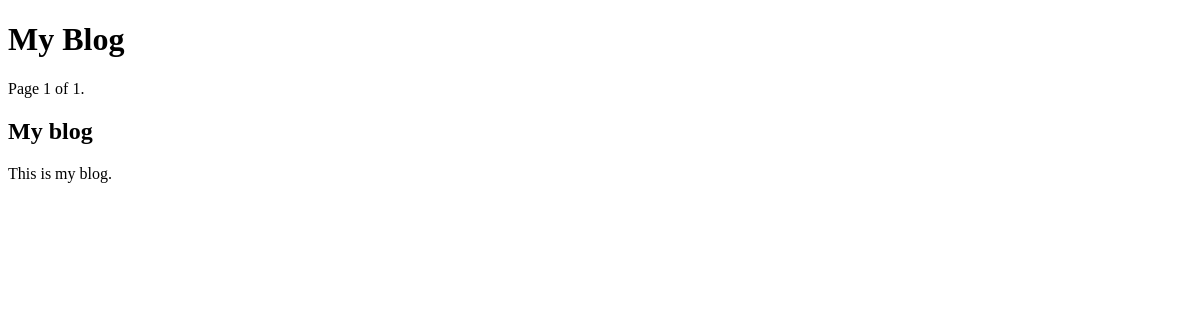
/blog/, run on an earlier commit of the app's database.
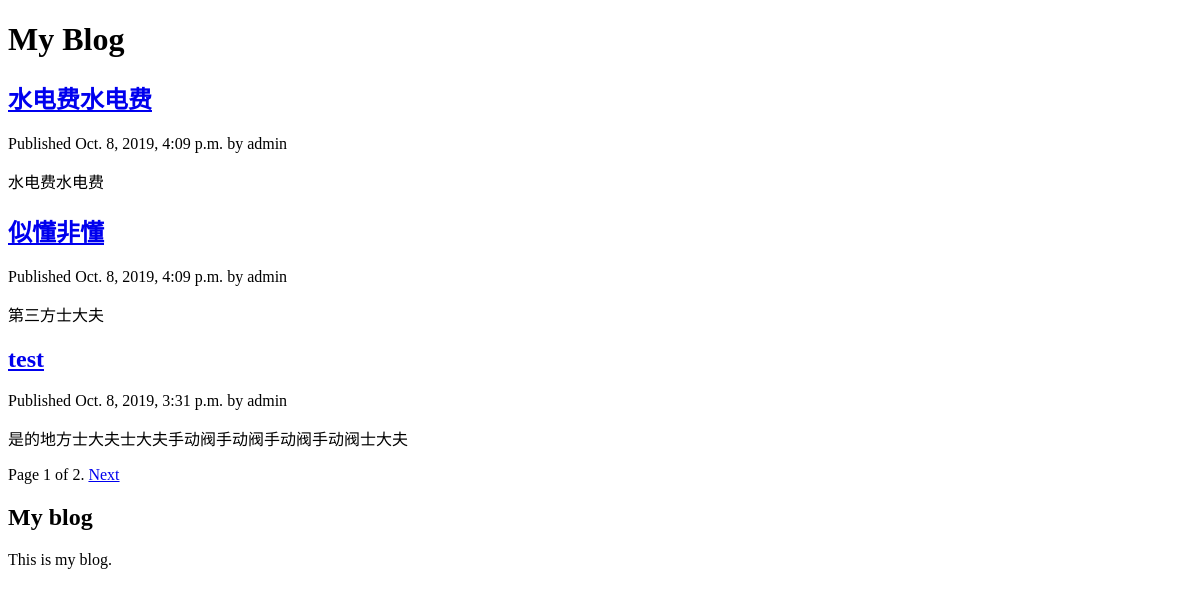
And on a later commit of the database.
### blog/models.py (models this page shows, shortened)
class Post(models.Model):
    STATUS_CHOICES = (('draft', 'Draft'), ('published', 'Published'))
    title = models.CharField(max_length=250)
    slug = models.SlugField(max_length=250, unique_for_date='publish')
    author = models.ForeignKey(User, on_delete=models.CASCADE, related_name='blog_posts')
    body = models.TextField()
    publish = models.DateTimeField(default=timezone.now)
    created = models.DateTimeField(auto_now_add=True)
    updated = models.DateTimeField(auto_now=True)
    status = models.CharField(max_length=10, choices=STATUS_CHOICES, default='draft')
    class Meta:
        ordering = ('-publish',)
    objects = models.Manager()#默认的管理器
    published = PublishedManager()#自定义管理器
    def get_absolute_url(self):
        return reverse('blog:post_detail', args=[self.publish.year, self.publish.month, self.publish.day, self.slug])

### blog/views.py (the view)
# urls.py: path('',views.post_list,name='post_list'),
def post_list(request):
    posts = Post.published.all()
    object_list = Post.published.all()
    paginator = Paginator(object_list,3)
    page = request.GET.get('page')
    try:
        posts = paginator.page(page)
    except PageNotAnInteger:
        posts = paginator.page(1)
    except EmptyPage:
        posts = paginator.page(paginator.num_pages)
    return render(request,'blog/post/list.html',{'page':page,"posts":posts})

### blog/models.py (called while the page is built)
    def get_queryset(self):
        return super(PublishedManager, self).get_queryset().filter(status='published')

### blog/templates/blog/post/list.html (shortened to what this page needs)
{% extends "blog/base.html" %}
{% block content %}
    <h1>My Blog</h1>
    {% for post in posts %}
        <h2>
            <a href="{{ post.get_absolute_url }}">
                {{ post.title }}
            </a>
        </h2>
        <p class="date">
        Published {{ post.publish }} by {{ post.author }}
        </p>
        {{ post.body|truncatewords:30|linebreaks }}
    {% endfor %}
    {% include 'pagination.html' with page=posts %}
{% endblock %}

### blog/templates/blog/base.html (shortened to what this page needs)
{% load static %}
<!DOCTYPE html>
<html lang="en">
<head>
</head>
<body>
    <div id="content">
        {% block content %}
        {% endblock %}
    </div>
    <div id="sidebar">
        <h2>My blog</h2>
        <p>This is my blog.</p>
    </div>
</body>
</html>

### blog/templates/pagination.html (shortened to what this page needs)
<div class="pagination">
    <span class="step-links">
    <span class="current">
        Page {{ page.number }} of {{ page.paginator.num_pages }}.
    </span>
    {% if page.has_next %}
        <a href="?page={{ page.next_page_number }}">Next</a>
    {% endif %}
    </span>
</div>

What changed in the data, as far as the page shows it:
added Post: title "水电费水电费", publish "Oct. 8, 2019, 4:09 p.m.", author "admin", body "水电费水电费"
added Post: title "似懂非懂", publish "Oct. 8, 2019, 4:09 p.m.", author "admin", body "第三方士大夫"
added Post: title "test", publish "Oct. 8, 2019, 3:31 p.m.", author "admin", body "是的地方士大夫士大夫手动阀手动阀手动阀手动阀士大夫"
Also different on the page:
{{ page.paginator.num_pages }}: "1" → "2"
text now shown: "Next"
